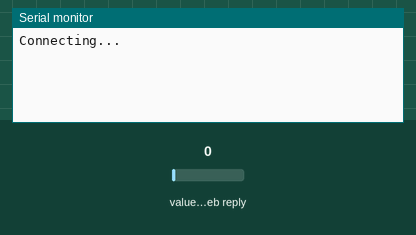
A program run on a simulated ESP8266 (NodeMCU). Shown: the last lines printed to the serial monitor. Inputs (shaded band) come from the test bench; at power-on: value in the web reply 0. WiFi joins after 1.5 s; servers stay silent unless stated; web services answer with replies made up by the test bench.

Above: at 5.2 s.
5.3 s: value in the web reply set to 2
At 7.0 s:
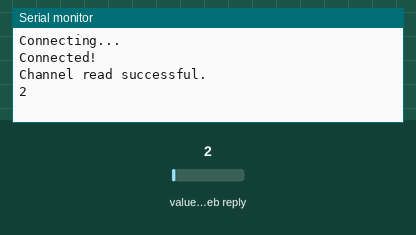
13.7 s: value in the web reply set to 25
At 13.7 s:
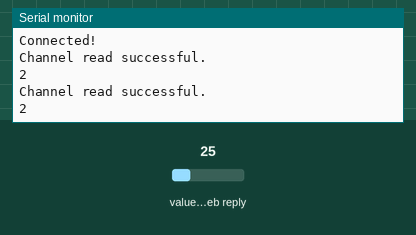

Measured:
- after the input at 5.3 s, the serial monitor: prints a new line after 1.0 s (image 1)

The program:

main.cpp
```cpp
#include <Arduino.h>
/*
SanatBazar
Arduino Tutorial Series
Author: Davood Dorostkar
Website: www.sanatbazar.com

*/

#include <ESP8266WiFi.h>
#include <ThingSpeak.h>

// WiFi
const char *netName = "SanatBazzar";
const char *netPassword = "xxxxxxxx";
bool wifiState = 0;
WiFiClient myClient;

// ThingSpeak
#define channelID 701131
const int readField = 1;
const char *readAPIkey = "xxxxxxxxxxxxxxxx";

void wifiStatusCheck()
{
  while ((WiFi.status() == WL_CONNECTED) && wifiState == 0)
  {
    Serial.println("Connected!");
    wifiState = 1;
  }
  while ((WiFi.status() == WL_DISCONNECTED) && wifiState == 1)
  {
    Serial.println("Disconnected!");
    wifiState = 0;
  }
}

void thingSpeakCheck()
{
  int readStatus = ThingSpeak.getLastReadStatus();
  if ((readStatus == 200))
  {
    Serial.println("Channel read successful.");
  }
  else
  {
    Serial.println("Problem reading channel.");
  }
}

void setup()
{
  Serial.begin(115200);
  WiFi.mode(WIFI_STA);
  WiFi.begin(netName, netPassword);
  delay(4000);
  ThingSpeak.begin(myClient);
  Serial.println("");
  Serial.println("Connecting... ");
  Serial.println("");
}

void loop()
{
  delay(2000);
  wifiStatusCheck();
  if (wifiState)
  {
    int readData = ThingSpeak.readIntField(channelID, readField, readAPIkey);
    thingSpeakCheck();
    Serial.println(readData);
    delay(5000);
  }
  else
    Serial.println("Could not connect to network");
}
```
